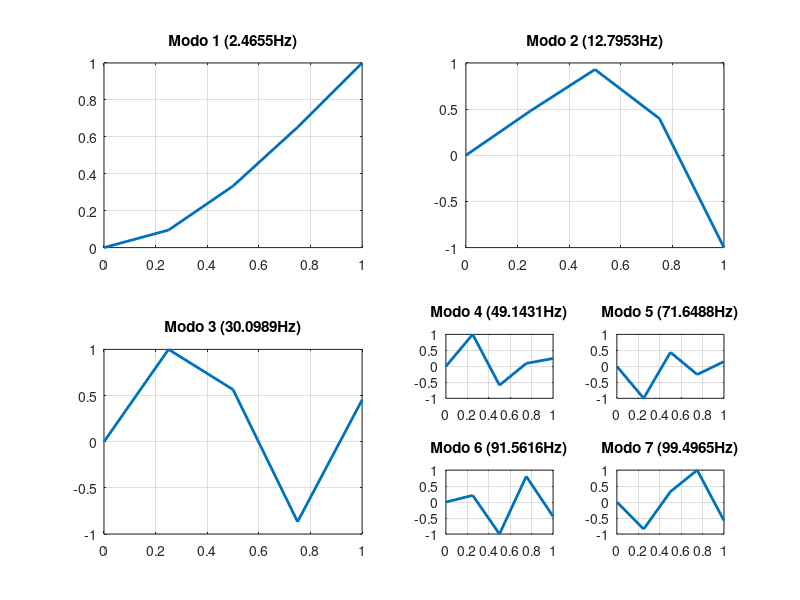

Write the MATLAB code that produced this figure.
clear;

N = 5;
L = 1;

b = 0.1;
h = 0.1;
A = b*h;
Rho = 2700;

m = A*Rho*L;

E = 70000*1000;
J = b*h^3/12;

me = m/(N-1);
Le = L/(N-1);
Ie = me*Le^2/12;

M = zeros(2*N);
for i = 1:N
  if i == 1 || i == N
    M(2*i - 1, 2*i - 1) = me/2;
    M(2*i, 2*i) = me/2*(Le/2+h)^2/3; %modificar
  else
    M(2*i - 1, 2*i - 1) = me;
    M(2*i, 2*i) = me*(Le+h)^2/12;
  end
end

Ke = [12/(Le^3)    6/(Le^2)    -12/(Le^3)   6/(Le^2);
      6/(Le^2)     4/Le        -6/(Le^2)    2/Le;
      -12/(Le^3)   -6/(Le^2)   12/(Le^3)    -6/(Le^2);
      6/(Le^2)     2/Le        -6/(Le^2)    4/Le];

K = zeros(2*N);
for i = 1:2:2*(N-1)
  rng = [0 1 2 3] + i;
  K(rng, rng) = K(rng, rng) + Ke;
end

M = M(3:end, 3:end);
K = E*J*K(3:end, 3:end);

K_ = M\K;
[V,D] = eig(K_, 'vector');

[D_s, dIdx] = sort(D);
W = sqrt(D_s)/(2*pi); %frecuencias de los modos en hz

x = (0:N-1)' * Le;
length(x)

def = zeros(length(x), 7);

figure(3)
for h = 1:7
  if h <= 3
    subplot(2,2,h)
  else
    if h == 4 || h == 5
      subplot(4,4, 7 + h )
    elseif h == 6 || h == 7
      subplot(4,4, 9 + h )
    end
  end
  v = [0;V((1:2:2*(N-1)),dIdx(h))];
  t = [0;V((2:2:2*(N-1)+1),dIdx(h))];
  if h == 3 || h == 5 || h == 2 || h == 7
    v = -v;
  end
  def(:,h) = (1/max(abs(v)))*v;
  plot(x, def(:,h), "LineWidth", 2)
  title(["Modo ", num2str(h) " (" num2str(W(h)) "Hz)"])

  % plot(x, (1/max(abs(t)))*t, ["r;giros modo " num2str(h) ";"])
  grid on;
end

W = W(1:7);
save("concentrados.mat", "def", "W");